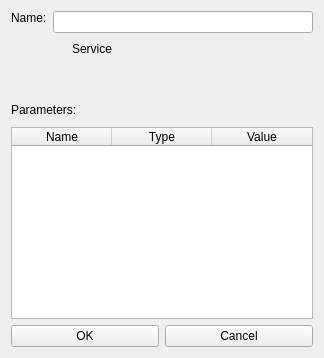
<?xml version="1.0" encoding="UTF-8"?>
<ui version="4.0">
 <class>ResourceServer</class>
 <widget class="QDialog" name="ResourceServer">
  <property name="geometry">
   <rect>
    <x>0</x>
    <y>0</y>
    <width>324</width>
    <height>358</height>
   </rect>
  </property>
  <property name="windowTitle">
   <string>Edit Server</string>
  </property>
  <property name="styleSheet">
   <string notr="true">QWidget, QMenuBar::item, QHeaderView::section {
	background-color: qlineargradient(x1: 0, y1: 0, x2: 0, y2: 1,
                                      stop: 0 #a0a0a0, stop: 1 #f0f0f0);
}

QLabel, QSlider, QCheckBox {
	background-color: transparent;
}</string>
  </property>
  <property name="locale">
   <locale language="English" country="UnitedStates"/>
  </property>
  <layout class="QVBoxLayout" name="verticalLayout_2">
   <item>
    <layout class="QVBoxLayout" name="verticalLayout">
     <property name="sizeConstraint">
      <enum>QLayout::SetNoConstraint</enum>
     </property>
     <item>
      <layout class="QFormLayout" name="formLayout">
       <property name="fieldGrowthPolicy">
        <enum>QFormLayout::AllNonFixedFieldsGrow</enum>
       </property>
       <item row="1" column="0">
        <widget class="QLabel" name="namelabel">
         <property name="sizePolicy">
          <sizepolicy hsizetype="Preferred" vsizetype="Fixed">
           <horstretch>0</horstretch>
           <verstretch>0</verstretch>
          </sizepolicy>
         </property>
         <property name="text">
          <string>Name:</string>
         </property>
        </widget>
       </item>
       <item row="1" column="1">
        <widget class="QLineEdit" name="name">
         <property name="enabled">
          <bool>true</bool>
         </property>
         <property name="readOnly">
          <bool>false</bool>
         </property>
        </widget>
       </item>
       <item row="2" column="1">
        <widget class="QCheckBox" name="service">
         <property name="text">
          <string>Service</string>
         </property>
        </widget>
       </item>
      </layout>
     </item>
     <item>
      <layout class="QHBoxLayout" name="horizontalLayout_5">
       <item>
        <widget class="QLabel" name="label_3">
         <property name="text">
          <string>Parameters:</string>
         </property>
        </widget>
       </item>
       <item>
        <widget class="QPushButton" name="add">
         <property name="maximumSize">
          <size>
           <width>16</width>
           <height>16777215</height>
          </size>
         </property>
         <property name="text">
          <string/>
         </property>
         <property name="icon">
          <iconset resource="../../../movepoint/src/SchedulerGUI/Windows/resources.qrc">
           <normaloff>:/pics/pics/add.png</normaloff>:/pics/pics/add.png</iconset>
         </property>
         <property name="flat">
          <bool>true</bool>
         </property>
        </widget>
       </item>
       <item>
        <widget class="QPushButton" name="remove">
         <property name="maximumSize">
          <size>
           <width>16</width>
           <height>16777215</height>
          </size>
         </property>
         <property name="text">
          <string/>
         </property>
         <property name="icon">
          <iconset resource="../../../movepoint/src/SchedulerGUI/Windows/resources.qrc">
           <normaloff>:/pics/pics/delete.png</normaloff>:/pics/pics/delete.png</iconset>
         </property>
         <property name="flat">
          <bool>true</bool>
         </property>
        </widget>
       </item>
      </layout>
     </item>
     <item>
      <layout class="QHBoxLayout" name="horizontalLayout_4">
       <property name="sizeConstraint">
        <enum>QLayout::SetNoConstraint</enum>
       </property>
       <item>
        <widget class="QTableWidget" name="params">
         <property name="sizePolicy">
          <sizepolicy hsizetype="Preferred" vsizetype="Preferred">
           <horstretch>0</horstretch>
           <verstretch>0</verstretch>
          </sizepolicy>
         </property>
         <property name="verticalScrollBarPolicy">
          <enum>Qt::ScrollBarAsNeeded</enum>
         </property>
         <property name="horizontalScrollBarPolicy">
          <enum>Qt::ScrollBarAlwaysOff</enum>
         </property>
         <property name="showGrid">
          <bool>true</bool>
         </property>
         <property name="columnCount">
          <number>3</number>
         </property>
         <column>
          <property name="text">
           <string>Name</string>
          </property>
         </column>
         <column>
          <property name="text">
           <string>Type</string>
          </property>
         </column>
         <column>
          <property name="text">
           <string>Value</string>
          </property>
         </column>
        </widget>
       </item>
      </layout>
     </item>
     <item>
      <layout class="QHBoxLayout" name="horizontalLayout">
       <item>
        <widget class="QPushButton" name="OK">
         <property name="text">
          <string>OK</string>
         </property>
        </widget>
       </item>
       <item>
        <widget class="QPushButton" name="Cancel">
         <property name="text">
          <string>Cancel</string>
         </property>
        </widget>
       </item>
      </layout>
     </item>
    </layout>
   </item>
  </layout>
 </widget>
 <resources>
  <include location="../../../movepoint/src/SchedulerGUI/Windows/resources.qrc"/>
  <include location="resources.qrc"/>
 </resources>
 <connections>
  <connection>
   <sender>OK</sender>
   <signal>clicked()</signal>
   <receiver>ResourceServer</receiver>
   <slot>accept()</slot>
   <hints>
    <hint type="sourcelabel">
     <x>102</x>
     <y>240</y>
    </hint>
    <hint type="destinationlabel">
     <x>199</x>
     <y>149</y>
    </hint>
   </hints>
  </connection>
  <connection>
   <sender>Cancel</sender>
   <signal>clicked()</signal>
   <receiver>ResourceServer</receiver>
   <slot>reject()</slot>
   <hints>
    <hint type="sourcelabel">
     <x>288</x>
     <y>240</y>
    </hint>
    <hint type="destinationlabel">
     <x>199</x>
     <y>149</y>
    </hint>
   </hints>
  </connection>
  <connection>
   <sender>add</sender>
   <signal>clicked()</signal>
   <receiver>ResourceServer</receiver>
   <slot>AddParam()</slot>
   <hints>
    <hint type="sourcelabel">
     <x>189</x>
     <y>119</y>
    </hint>
    <hint type="destinationlabel">
     <x>115</x>
     <y>128</y>
    </hint>
   </hints>
  </connection>
  <connection>
   <sender>remove</sender>
   <signal>clicked()</signal>
   <receiver>ResourceServer</receiver>
   <slot>RemoveParam()</slot>
   <hints>
    <hint type="sourcelabel">
     <x>211</x>
     <y>119</y>
    </hint>
    <hint type="destinationlabel">
     <x>115</x>
     <y>128</y>
    </hint>
   </hints>
  </connection>
 </connections>
 <slots>
  <slot>AddParam()</slot>
  <slot>RemoveParam()</slot>
 </slots>
</ui>
